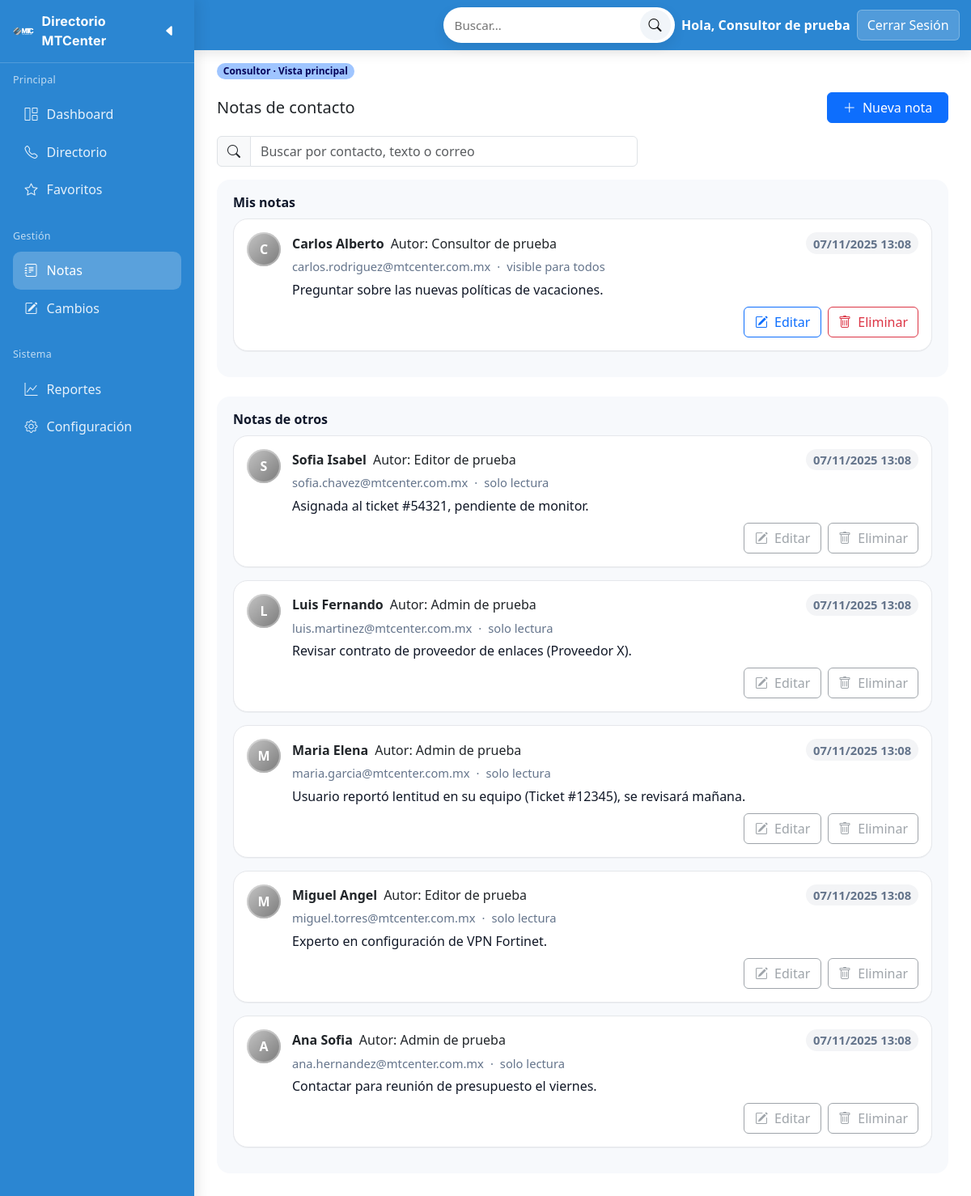
The page /config/app.php?accion=notas.listar (signed in) on the database its author committed.
### tables this page shows
CREATE TABLE nota (
  idNota INT NOT NULL AUTO_INCREMENT COMMENT 'ID unico de la nota',
  texto TEXT NOT NULL COMMENT 'Contenido de la nota',
  creada_at TIMESTAMP NOT NULL DEFAULT CURRENT_TIMESTAMP COMMENT 'Fecha de creacion',

  propietarioId INT NOT NULL COMMENT 'FK a idPropietario',
  usuarioId INT NOT NULL COMMENT 'FK a idUsuario (autor)',
  PRIMARY KEY (idNota),
  CONSTRAINT fk_nota_propietario
  FOREIGN KEY (propietarioId) REFERENCES propietario(idPropietario) ON DELETE CASCADE ON UPDATE CASCADE,
  CONSTRAINT fk_nota_usuario
  FOREIGN KEY (usuarioId) REFERENCES usuario(idUsuario) ON DELETE CASCADE ON UPDATE CASCADE
);

CREATE TABLE propietario (
  idPropietario INT NOT NULL AUTO_INCREMENT COMMENT 'ID unico del propietario',
  nombre VARCHAR(50) NOT NULL COMMENT 'Nombre(s) del propietario',
  email VARCHAR(150) NULL COMMENT 'Correo(s) electronico(s) del propietario',
  apellidoP VARCHAR(50) NOT NULL COMMENT 'Apellido paterno del propietario',
  apellidoM VARCHAR(50) NOT NULL COMMENT 'Apellido materno del propietario',
  fechaAlta TIMESTAMP NOT NULL DEFAULT CURRENT_TIMESTAMP COMMENT 'Fecha de alta',

  puestoId INT NOT NULL COMMENT 'FK a idPuesto',
  extensionId INT NULL COMMENT 'FK a idExtension',
  PRIMARY KEY (idPropietario),
  CONSTRAINT fk_prop_puesto    FOREIGN KEY (puestoId)   REFERENCES puesto(idPuesto)       ON DELETE RESTRICT ON UPDATE CASCADE,
  CONSTRAINT fk_prop_extension FOREIGN KEY (extensionId)REFERENCES extension(idExtension) ON DELETE SET NULL ON UPDATE CASCADE
);

CREATE TABLE usuario (
  idUsuario INT NOT NULL AUTO_INCREMENT COMMENT 'ID unico del usuario',
  nombre VARCHAR(50) NOT NULL COMMENT 'Nombre del usuario',
  email VARCHAR(100) NOT NULL UNIQUE COMMENT 'Correo electronico del usuario',
  contrasenia VARCHAR(255) NOT NULL COMMENT 'Hash de la contraseña',
  tipoUsuario ENUM('admin','editor','consultor') NOT NULL DEFAULT 'consultor' COMMENT 'Rol del usuario',
  fechaRegistro TIMESTAMP NOT NULL DEFAULT CURRENT_TIMESTAMP COMMENT 'Fecha de registro',

  PRIMARY KEY (idUsuario)
);

### Controller/ConsultorControlador.php (called while the page is built, shortened)
<?php
require_once __DIR__ . '/../Model/Nota.php';
class ConsultorControlador extends AppControlador {
    public function notasListar(): void {
        $q = trim($_GET['q'] ?? '');
        $m = new Nota();
        $notas = $m->listar($q);
        require __DIR__ . '/../View/consultor/notas.php';
    }
}

### Model/Nota.php (called while the page is built, shortened)
<?php
class Nota {
    public function listar(string $q = ''): array {
        $pdo = BD::pdo();
        $sql = "SELECT
                    n.idNota,
                    n.texto,
                    n.creada_at,
                    n.propietarioId   AS idPropietario,
                    p.nombre          AS propNombre,
                    p.email           AS propEmail,
                    n.usuarioId       AS autorId,
                    u.nombre          AS autorNombre,
                    u.email           AS autorEmail
                FROM nota n
                JOIN propietario p ON p.idPropietario = n.propietarioId
                LEFT JOIN usuario u ON u.idUsuario = n.usuarioId";
        $params = [];
        $sql .= " ORDER BY n.creada_at DESC, n.idNota DESC";
        $st = $pdo->prepare($sql);
        $st->execute($params);
        return $st->fetchAll(PDO::FETCH_ASSOC);
    }
}

### View/consultor/notas.php (the view, shortened to what this page needs)
<?php
require __DIR__ . '/../layout/headConsultor.php';
$uid  = (int)($_SESSION['usuario']['id'] ?? 0);
$misNotas = [];
$otrasNotas = [];
foreach (($notas ?? []) as $n) {
    $autorId = (int)($n['autorId'] ?? $n['usuarioId'] ?? 0);
    if ($autorId === $uid) $misNotas[] = $n; else $otrasNotas[] = $n;
}
function avatarInicial(string $nombre): string {
    $i = strtoupper(mb_substr(trim($nombre ?: 'U'), 0, 1));
    return '<div class="note-avatar">'.$i.'</div>';
}
?>
<div class="d-flex justify-content-between align-items-center mb-3">
    <h2 class="h5 mb-0">Notas de contacto</h2>
    <div class="header-actions">
        <button class="btn btn-primary" data-bs-toggle="modal" data-bs-target="#modalNota" onclick="openCreate()">
        <i class="bi bi-plus-lg me-1"></i> Nueva nota
        </button>
    </div>
</div>
<form class="mb-3 search-wrap" method="get" action="<?= BASE_URL ?>/config/app.php">
    <div class="input-group">
        <span class="input-group-text bg-light"><i class="bi bi-search"></i></span>
        <input type="search" name="q" class="form-control" placeholder="Buscar por contacto, texto o correo"
            value="<?= htmlspecialchars(trim($_GET['q'] ?? '')) ?>">
    </div>
</form>
<div class="notes-wrap mb-4">
    <div class="section-subtle">
        <div class="section-title">Mis notas</div>
        <?php if (empty($misNotas)): ?>
        <div class="empty mt-2"><i class="bi bi-sticky"></i> No tienes notas aún.</div>
        <?php else: foreach ($misNotas as $idx=>$n):
        $propNombre = $n['propNombre'] ?? 'Contacto';
        $propEmail  = $n['propEmail']  ?? '';
        $texto      = $n['texto']      ?? '';
        $creada     = date('d/m/Y H:i', strtotime($n['creada_at'] ?? 'now'));
        ?>
        <div class="note-card mb-3">
            <div class="note-row">
            <?= avatarInicial($propNombre) ?>
            <div class="note-main">
                <div class="d-flex align-items-center gap-2 flex-wrap">
                <div class="fw-bold"><?= htmlspecialchars($propNombre) ?></div>
                <div class="note-badges">
                    <span class="badge-chip">Autor: <?= htmlspecialchars($_SESSION['usuario']['nombre'] ?? 'Tú') ?></span>
                </div>
                <div class="ms-auto note-meta">
                    <span class="pill-time"><?= htmlspecialchars($creada) ?></span>
                </div>
                </div>
                <div class="note-meta mt-1">
                <?php if ($propEmail): ?><span><?= htmlspecialchars($propEmail) ?></span>·<?php endif; ?>
                <span>visible para todos</span>
                </div>
                <div class="note-text"><?= nl2br(htmlspecialchars($texto)) ?></div>
                <div class="d-flex gap-2 justify-content-end mt-2 note-actions">
                <button class="btn btn-outline-primary"
                    onclick='openEdit(<?= (int)$n["idNota"] ?>, <?= (int)($n["idPropietario"] ?? $n["propietarioId"] ?? 0) ?>, <?= json_encode($texto) ?>)'>
                    <i class="bi bi-pencil-square me-1"></i> Editar
                </button>
                <button class="btn btn-outline-danger"
                    onclick='openDelete(<?= (int)$n["idNota"] ?>, <?= json_encode($propNombre) ?>)'>
                    <i class="bi bi-trash me-1"></i> Eliminar
                </button>
                </div>
            </div>
            </div>
        </div>
        <?php endforeach; endif; ?>
    </div>
</div>
<div class="notes-wrap mb-4">
    <div class="section-subtle">
        <div class="section-title">Notas de otros</div>
        <?php if (empty($otrasNotas)): ?>
        <div class="empty"><i class="bi bi-people"></i> No hay notas de otros usuarios.</div>
        <?php else: foreach ($otrasNotas as $n):
        $propNombre = $n['propNombre'] ?? 'Contacto';
        $propEmail  = $n['propEmail']  ?? '';
        $texto      = $n['texto']      ?? '';
        $autorNom   = $n['autorNombre'] ?? $n['autorEmail'] ?? 'Desconocido';
        $creada     = date('d/m/Y H:i', strtotime($n['creada_at'] ?? 'now'));
        ?>
        <div class="note-card mb-3">
            <div class="note-row">
            <?= avatarInicial($propNombre) ?>
            <div class="note-main">
                <div class="d-flex align-items-center gap-2 flex-wrap">
                <div class="fw-bold"><?= htmlspecialchars($propNombre) ?></div>
                <span class="badge-chip">Autor: <?= htmlspecialchars($autorNom) ?></span>
                <div class="ms-auto note-meta">
                    <span class="pill-time"><?= htmlspecialchars($creada) ?></span>
                </div>
                </div>
                <div class="note-meta mt-1">
                <?php if ($propEmail): ?><span><?= htmlspecialchars($propEmail) ?></span>·<?php endif; ?>
                <span>solo lectura</span>
                </div>
                <div class="note-text"><?= nl2br(htmlspecialchars($texto)) ?></div>
                <div class="d-flex gap-2 justify-content-end mt-2 note-actions">
                <button class="btn btn-outline-secondary" disabled>
                    <i class="bi bi-pencil-square me-1"></i> Editar
                </button>
                <button class="btn btn-outline-secondary" disabled>
                    <i class="bi bi-trash me-1"></i> Eliminar
                </button>
                </div>
            </div>
            </div>
        </div>
        <?php endforeach; endif; ?>
    </div>
</div>

### View/contenido/css/styleConsultor.css (style rules this page uses)
:root { --blue: #2b86d2; --blue-2: #2b86d2; --mtc-surface: #ffffff; --mtc-text: #0f172a; --mtc-success: #34d399; --mtc-warn: #fbbf24; --mtc-info: #93c5fd; --mtc-radius: 14px; --mtc-shadow: 0 10px 24px rgba(2, 8, 23, .08); --brand-600: #2f5aa8; --brand-700: #244a8a; --chip-bg: #eef4ff; --card-header: #5e7b9c; --table-head: #f7f8fb; --bg:#f4f7f6; --card:#ffffff; --text:#1f2937; --muted:#6b7280; --primary:#0284c7; --primary-bg:#e0f2fe; --shadow: rgba(0,0,0,.06); --shadow2: rgba(0,0,0,.12); --star:#facc15; --radius:16px; --green:#16a34a; --green-bg:#f0fdf4; }
body { font-family: Poppins, system-ui, Segoe UI, Roboto, Arial, sans-serif; overflow-x: hidden; }
.notes-wrap { --card-r: 18px; --soft: #f7f9fc; --ink: #0f172a; --muted: #64748b; --chip: #eef2ff; --chip-t: #4f46e5; }
.section-title { font-weight: 700; color: var(--ink); margin-bottom: .5rem }
.section-subtle { background: var(--soft); border-radius: 16px; padding: 1rem 1.25rem }
.note-card { border: 1px solid #e5e7eb; border-radius: var(--card-r); padding: 16px; background: #fff; box-shadow: 0 1px 0 rgba(2, 6, 23, .04); transition: box-shadow .18s ease, transform .18s ease; }
.note-row { display: flex; gap: 14px; align-items: flex-start }
.note-main { flex: 1 1 auto; min-width: 0 }
.note-meta { display: flex; gap: 8px; align-items: center; flex-wrap: wrap; color: var(--muted); font-size: .92rem }
.note-badges { display: flex; gap: 8px; flex-wrap: wrap }
.note-text { margin-top: .35rem; line-height: 1.55; color: #111827; font-size: 1rem; white-space: pre-wrap; }
.note-actions .btn { min-width: 96px }
.note-avatar { width: 42px; height: 42px; border-radius: 50%; display: grid; place-items: center; background: linear-gradient(135deg, #c6c6c6, #797979); color: #fff; font-weight: 800; box-shadow: inset 0 0 0 2px rgba(255, 255, 255, .35); }
.pill-time { background: #f3f4f6; font-weight: 600; border-radius: 999px; padding: .15rem .55rem }
.search-wrap { display: flex; gap: 10px; align-items: center }
.search-wrap .input-group { max-width: 520px }
.header-actions .btn { min-width: 150px }

### rows shown on the page
nota: propietarioId.nombre "C", propietarioId.nombre "Carlos Alberto", creada_at "07/11/2025 13:08", propietarioId.email "carlos.rodriguez@mtcenter.com.mx", texto "Preguntar sobre las nuevas políticas de vacaciones."
nota: propietarioId.nombre "S", propietarioId.nombre "Sofia Isabel", usuarioId.nombre "Editor de prueba", creada_at "07/11/2025 13:08", propietarioId.email "sofia.chavez@mtcenter.com.mx", texto "Asignada al ticket #54321, pendiente de monitor."
nota: propietarioId.nombre "L", propietarioId.nombre "Luis Fernando", usuarioId.nombre "Admin de prueba", creada_at "07/11/2025 13:08", propietarioId.email "luis.martinez@mtcenter.com.mx", texto "Revisar contrato de proveedor de enlaces (Proveedor X)."
nota: propietarioId.nombre "M", propietarioId.nombre "Maria Elena", usuarioId.nombre "Admin de prueba", creada_at "07/11/2025 13:08", propietarioId.email "maria.garcia@mtcenter.com.mx", texto "Usuario reportó lentitud en su equipo (Ticket #12345), se revisará mañana."
nota: propietarioId.nombre "M", propietarioId.nombre "Miguel Angel", usuarioId.nombre "Editor de prueba", creada_at "07/11/2025 13:08", propietarioId.email "miguel.torres@mtcenter.com.mx", texto "Experto en configuración de VPN Fortinet."
nota: propietarioId.nombre "A", propietarioId.nombre "Ana Sofia", usuarioId.nombre "Admin de prueba", creada_at "07/11/2025 13:08", propietarioId.email "ana.hernandez@mtcenter.com.mx", texto "Contactar para reunión de presupuesto el viernes."

### other values the page prints
$nombre "Consultor de prueba"
